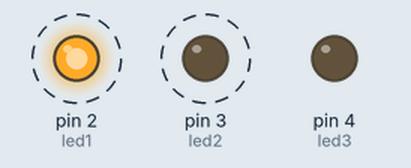
The sketch below on a simulated Arduino Uno, built with avr-gcc and run on an emulated ATmega328P. On the bench: output pins drawn as LEDs (lit = HIGH). Dashed ring = blinking.

Above: at 0.07 s.
Timing chart, 0 to 3.0 s (numbered marks = the images above):
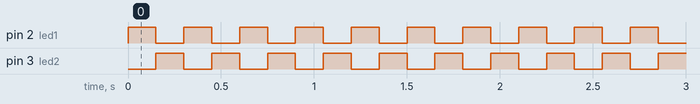

Measured:
- by itself, pin 2 (led1), pin 3 (led2): alternates HIGH for 0.15 s and LOW for 0.15 s

The sketch:

pisca_alarme.ino
```cpp
#include <SPI.h>


#define led1 2
#define led2 3
#define led3 4

void setup() {
  // put your setup code here, to run once:
  pinMode(led1, OUTPUT);
  pinMode(led2, OUTPUT);
  pinMode(led3, OUTPUT);
}

void loop() {
  // put your main code here, to run repeatedly:
  //int valor_som = analogRead(A0);
  int tempo = 150;

  //digitalWrite(led2, valor_som > 30);
  //digitalWrite(led1, valor_som > 10);
  digitalWrite(led1, HIGH);
  //digitalWrite(led3, valor_som > 50);
  delay(tempo);
  digitalWrite(led1, LOW);
  digitalWrite(led2, HIGH);
  delay(tempo);
  digitalWrite(led2, LOW);

  //digitalWrite(led3, HIGH);
  //delay(tempo);
  //delay(tempo);
  //digitalWrite(led3, LOW);

}
```
